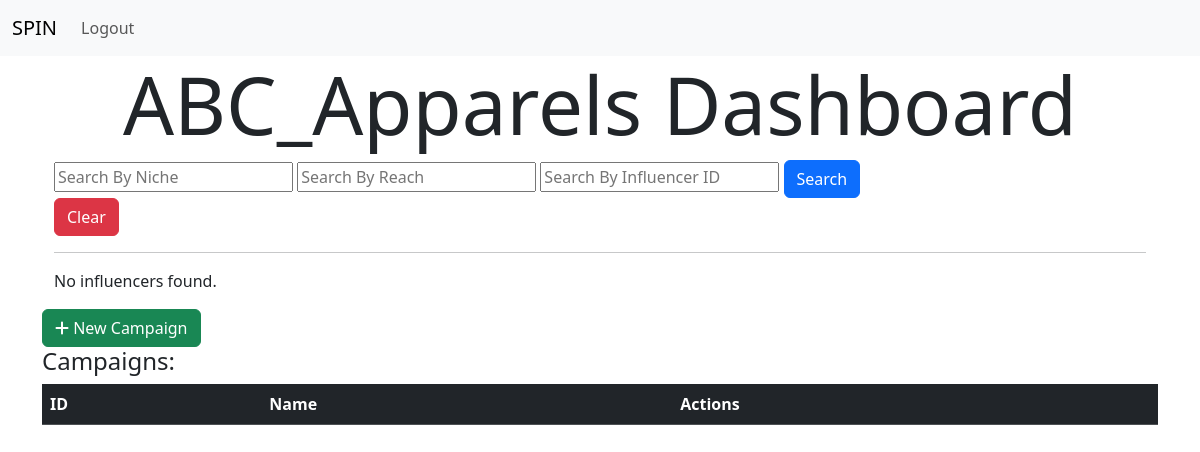
The page /sp_dash (signed in) on the database as committed earlier.
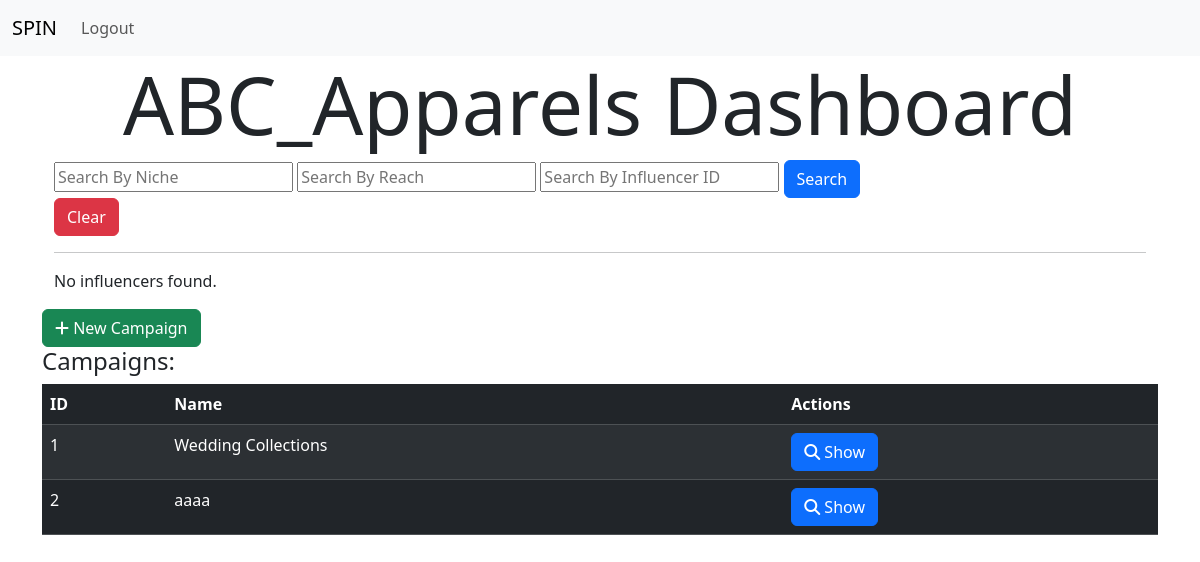
The same page on the database as committed later.
### spin_app/models.py (models this page shows)
class SponsorProfile(db.Model):
    id = db.Column(db.Integer, primary_key=True)
    user_id = db.Column(db.Integer, db.ForeignKey('user.id'), nullable=False)
    company_name = db.Column(db.String(120), nullable=False)
    industry = db.Column(db.String(120), nullable=False)
    budget = db.Column(db.Float, nullable=False)

class Campaign(db.Model):
    id = db.Column(db.Integer, primary_key=True)
    name = db.Column(db.String(120), nullable=False)
    description = db.Column(db.Text, nullable=False)
    start_date = db.Column(db.Date, nullable=False)
    end_date = db.Column(db.Date, nullable=False)
    budget = db.Column(db.Float, nullable=False)
    visibility = db.Column(db.String(20), nullable=False)  # 'public' or 'private'
    goals = db.Column(db.Text, nullable=False)
    owner_id = db.Column(db.Integer, db.ForeignKey('sponsor_profile.id'), nullable=False)
    owner = db.relationship('SponsorProfile', backref=db.backref('campaigns', lazy=True, cascade='all, delete-orphan'))

### spin_app/routes.py (the view)
@app.route('/sp_dash')
@login_required
def sp_dash():
    if current_user.role != 'sponsor':
        flash('You do not have permission to access this page', category='danger')
        return redirect(url_for('home'))
    sponsor_profile = SponsorProfile.query.filter_by(user_id=current_user.id).first()
    campaigns = Campaign.query.filter_by(owner_id=sponsor_profile.id).all()
    return render_template('sp_dash.html',sponsor_profile=sponsor_profile, campaigns=campaigns, search_result=None)

### spin_app/models.py (called while the page is built)
@login_manager.user_loader
def load_user(user_id):
    return User.query.get(int(user_id))

### spin_app/routes.py (called while the page is built)
@app.before_request
def before_request():
    g.user = current_user

### spin_app/templates/sp_dash.html (shortened to what this page needs)
{% extends 'base.html' %}
{% block content %}
<center>
<h1 class="display-1">{{ sponsor_profile.company_name }} Dashboard</h1>
</center>
<div class="container">
    <form method="POST" action="{{ url_for('sp_dash_post') }}">
        <input type="text" name="searchbyniche" placeholder="Search By Niche">
        <input type="number" name="searchbyreach" placeholder="Search By Reach">
        <input type="text" name="influencer" placeholder="Search By Influencer ID">
        <button type="submit" class="btn btn-primary">Search</button>
    </form>
    <form method="POST" action="{{ url_for('clear_search') }}">
        <button type="submit" class="btn btn-danger">Clear</button>
    </form>
    <hr>
    {% if search_result %}
    <h2>Search Results</h2>
    <ul>
        {% for influencer in search_result %}
        <li>
            <h3>{{ influencer.name }}</h3>
            <p><strong>Category:</strong> {{ influencer.category }}</p>
            <p><strong>Niche:</strong> {{ influencer.niche }}</p>
            <p><strong>Reach:</strong> {{ influencer.reach }}</p>
        </li>
        {% endfor %}
    </ul>
    {% else %}
    <p>No influencers found.</p>
    {% endif %}
</div>
<a href="{{ url_for('new_campaign') }}" class="btn btn-success">
    <i class="fas fa-plus"></i>
    New Campaign
</a>
<h4>Campaigns:</h4>
<table class="table table-dark table-striped">
    <thead>
        <tr>
            <th>ID</th>
            <th>Name</th>
            <th>Actions</th>
        </tr>
    </thead>
    <tbody>
        {% for campaign in campaigns %}
        <tr>
            <td>{{ campaign.id }}</td>
            <td>{{ campaign.name }}</td>
            <td>
                <a href="{{ url_for('view_campaign', id=campaign.id) }}" class="btn btn-primary">
                    <i class="fas fa-search"></i>
                    Show
                </a>
            </td>
        </tr>
        {% endfor %}
    </tbody>
</table>
{% endblock %}

### spin_app/templates/base.html (shortened to what this page needs)
<!DOCTYPE html>
<html lang="en">
<head>
    <link href="https://cdn.jsdelivr.net/npm/bootstrap@5.3.3/dist/css/bootstrap.min.css" rel="stylesheet"
>
    <link rel="stylesheet" href="https://cdnjs.cloudflare.com/ajax/libs/font-awesome/6.5.2/css/all.min.css"
 />
</head>
<body>
    {% include 'navbar.html' with context %}
    <div class="container">
        {% block content %}
        {% endblock %}
    </div>
</body>
</html>

### spin_app/templates/navbar.html (shortened to what this page needs)
<nav class="navbar navbar-expand-lg bg-body-tertiary">
    <div class="container-fluid">
        <a class="navbar-brand" href="/">SPIN</a>
        <div class="collapse navbar-collapse" id="navbarNav">
            <ul class="navbar-nav">
                {% if current_user.is_authenticated %}
                    <li class="nav-item">
                        <a class="nav-link" href="{{ url_for('logout') }}">Logout</a>
                    </li>
                {% endif %}
            </ul>
        </div>
    </div>
</nav>

### spin_app/templates/base.html (style rules this page uses)
body { background-image: url('/static/images/lib.jpg'); background-size: cover; background-position: center; background-repeat: no-repeat; margin: 0; padding: 0; }

Rows that differ between the two databases and show on the page:
added Campaign: id "1", name "Wedding Collections"
added Campaign: id "2", name "aaaa"
